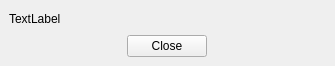
<?xml version="1.0" encoding="UTF-8"?>
<ui version="4.0">
 <class>AbortWindow</class>
 <widget class="QMainWindow" name="AbortWindow">
  <property name="geometry">
   <rect>
    <x>0</x>
    <y>0</y>
    <width>335</width>
    <height>66</height>
   </rect>
  </property>
  <property name="sizePolicy">
   <sizepolicy hsizetype="Expanding" vsizetype="Preferred">
    <horstretch>0</horstretch>
    <verstretch>0</verstretch>
   </sizepolicy>
  </property>
  <property name="windowTitle">
   <string>Ledger: Start-up aborted</string>
  </property>
  <widget class="QWidget" name="centralwidget">
   <property name="layoutDirection">
    <enum>Qt::LeftToRight</enum>
   </property>
   <layout class="QVBoxLayout" name="verticalLayout">
    <item>
     <widget class="QLabel" name="MessageLbl">
      <property name="sizePolicy">
       <sizepolicy hsizetype="Expanding" vsizetype="Preferred">
        <horstretch>0</horstretch>
        <verstretch>0</verstretch>
       </sizepolicy>
      </property>
      <property name="text">
       <string>TextLabel</string>
      </property>
     </widget>
    </item>
    <item alignment="Qt::AlignHCenter">
     <widget class="QPushButton" name="CloseBtn">
      <property name="sizePolicy">
       <sizepolicy hsizetype="Fixed" vsizetype="Fixed">
        <horstretch>0</horstretch>
        <verstretch>0</verstretch>
       </sizepolicy>
      </property>
      <property name="layoutDirection">
       <enum>Qt::LeftToRight</enum>
      </property>
      <property name="text">
       <string>Close</string>
      </property>
     </widget>
    </item>
   </layout>
  </widget>
 </widget>
 <resources/>
 <connections>
  <connection>
   <sender>CloseBtn</sender>
   <signal>clicked()</signal>
   <receiver>AbortWindow</receiver>
   <slot>close()</slot>
   <hints>
    <hint type="sourcelabel">
     <x>351</x>
     <y>552</y>
    </hint>
    <hint type="destinationlabel">
     <x>399</x>
     <y>299</y>
    </hint>
   </hints>
  </connection>
 </connections>
</ui>
